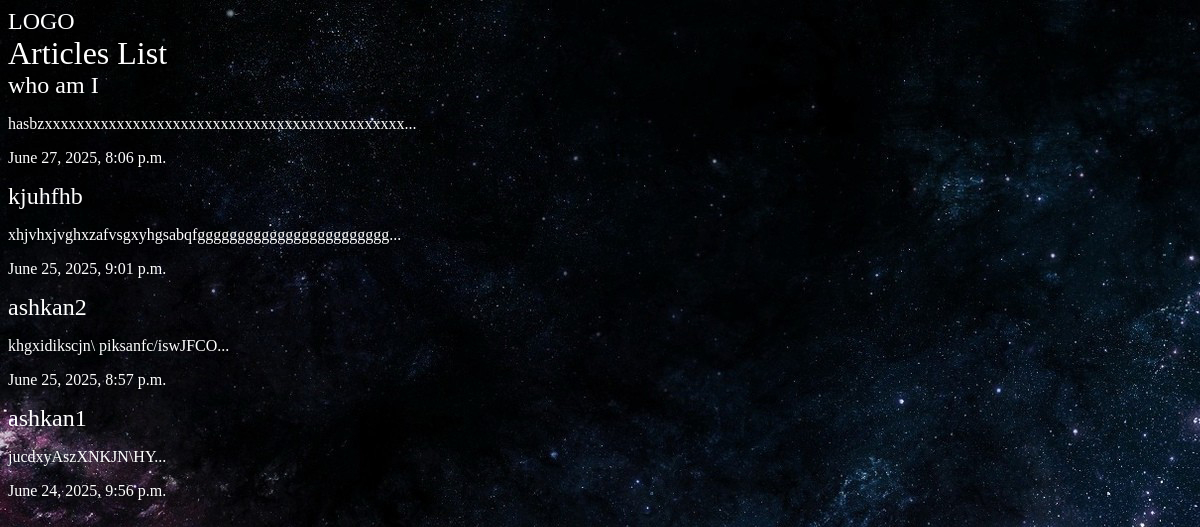
The app's page /articles/ with its own data.
### articles/models.py (models this page shows, shortened)
class Article(models.Model):
    title = models.CharField(max_length=100)
    slug = models.SlugField()
    body = models.TextField()
    date = models.DateTimeField(auto_now_add=True)
    image = models.ImageField(default="default.jpg", blank=True)
    def snippet(self):
        return self.body[:50] + '...'

### articles/views.py (the view)
# urls.py: path('', views.articles_list, name='list'),
def articles_list(request):
    articles = models.Article.objects.all().order_by('-date')
    args = {'articles': articles}
    return render(request, 'articles/articleslist.html', args)

### articles/templates/articles/articleslist.html (shortened to what this page needs)
{% extends "base.html" %}
{% block content %}
<div class="container">
    <h1>Articles List</h1>
    {% for article in articles %}
        <h2><a href="{% url "articles:details" slug=article.slug %}">{{ article.title }}</a></h2>
        <p>{{article.snippet}}</p>
        <p>{{article.date}}</p>
    {% endfor %}
</div>
{% endblock %}

### templates/base.html (shortened to what this page needs)
{% load static %}
<!DOCTYPE html>
<html lang="en" dir="ltr">
<head>
    <link rel="stylesheet" href="{% static 'styles.css' %}">
</head>
<body>
    <h2><a href="{% url "articles:list" %}">LOGO</a></h2>
    <div class="wrapper">
        {% block content %}
        {% endblock %}
    </div>
</body>
</html>

### assets/styles.css (style rules this page uses)
body { background-color: #0f121f; background-image: url(stars.jpg); background-repeat: no-repeat; background-attachment: fixed; color: #fff; }
body * { font-family: b nazanin; }
h1,h2,h3,h4,h5 { font-weight: normal; margin: 0; }
a,a:hover,a:visited { color: #fff; text-decoration: none; }

### records on screen
Article: title "who am I", snippet "hasbzxxxxxxxxxxxxxxxxxxxxxxxxxxxxxxxxxxxxxxxxxxxxx...", date "June 27, 2025, 8:06 p.m."
Article: title "kjuhfhb", snippet "xhjvhxjvghxzafvsgxyhgsabqfgggggggggggggggggggggggg...", date "June 25, 2025, 9:01 p.m."
Article: title "ashkan2", snippet "khgxidikscjn\\ piksanfc/iswJFCO...", date "June 25, 2025, 8:57 p.m."
Article: title "ashkan1", snippet "jucdxyAszXNKJN\\HY...", date "June 24, 2025, 9:56 p.m."
